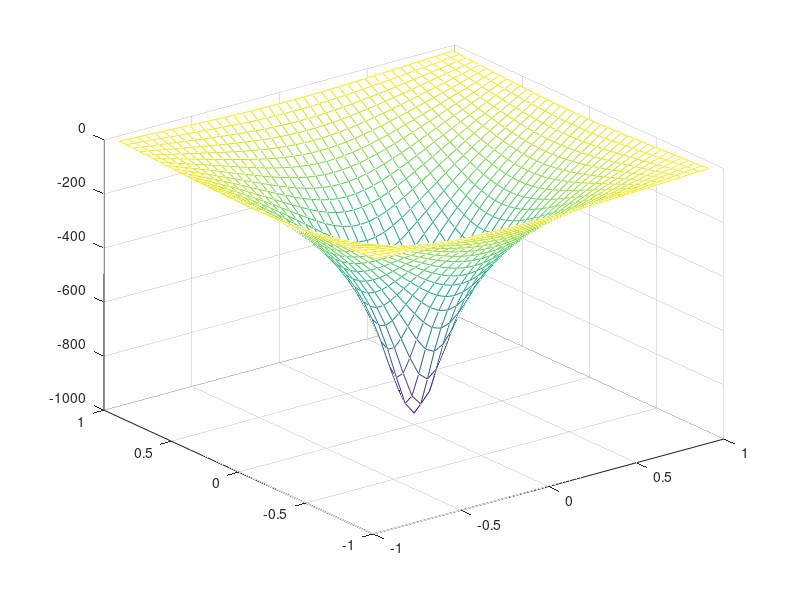

Write the MATLAB code that produced this figure.
clc;
clear;

% Intervals per dimension
m = 40;
n = (m-1)^2;

% Domain per dimension
L = [-1 1];

% Mesh Size
h = (L(2)-L(1))/m;

% Rhs functions and Constants
G = 1;
sigma = 0.1;
f = @(x,y) 4*1000*pi*G*(1/((sqrt(pi))*sigma)*exp(-(x.^2+y.^2)/(sigma^2)));

% Coordinates
x = linspace(L(1)+h, L(2)-h,m-1);
y = linspace(L(1)+h, L(2)-h,m-1);

[xx, yy] = ndgrid(x,y);
xx = reshape(xx,n,1);
yy = reshape(yy,n,1);

% Coefficient Matrix

A = zeros(n,n);

for i = 1:n
    A(i,i) = -4;
end
for i = 1:n-1
    A(i,i+1) = 1;
end 
for i = 1:n-1
    A(i+1,i) = 1;
end
for i = 1:m-2;
    A(i*(m-1),i*(m-1)+1) = 0;
    A(i*(m-1)+1,i*(m-1)) = 0;
end

% Further Diagonals
for i = 1:n-(m-1)
    A(i,m+i-1) = 1;
    A(m+i-1,i) = 1;
end

b = h^2 * f(xx, yy);

x = A\b;

% Plot Solution
mesh(reshape(xx,m-1,m-1),reshape(yy,m-1,m-1),reshape(x,m-1,m-1));


